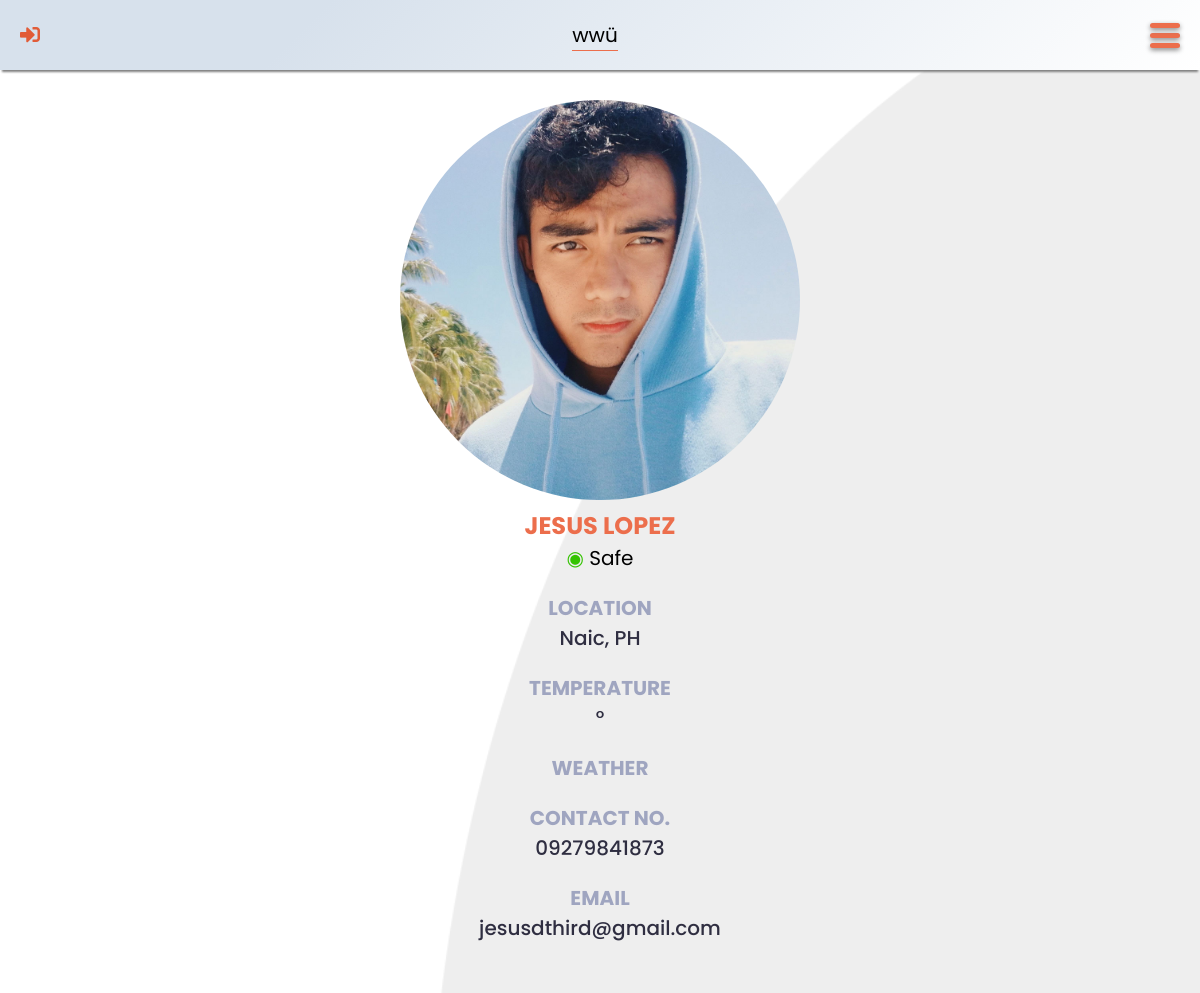
The page /friend.php?friend-id=2 on the database its author committed.
### tables this page shows
CREATE TABLE `user` (
	`user_id` INT UNSIGNED AUTO_INCREMENT PRIMARY KEY,
	`fname` VARCHAR(50) NOT NULL,
	`lname` VARCHAR(50) NOT NULL,
	`contact_no` CHAR(13) NOT NULL,
	`location` VARCHAR(50) NOT NULL,
	`email` VARCHAR(100) NOT NULL UNIQUE,
	`password` VARCHAR(255) NOT NULL,
	`profile_picture` CHAR(12) DEFAULT 'default.jpg' NOT NULL ,
	`status` ENUM('Safe', 'Moderately Affected', 'Severely Affected') DEFAULT 'Safe' NOT NULL
);

### src/header.php (called while the page is built, shortened)
<?php
	if (isset($_SESSION["account-verified"])) {
		$user_id = $_SESSION["account-verified"];
		require_once "config/config.php";
		require_once "lib/database-handler.php";
		require_once "models/User.php";
		$user = new User();
		$account = $user->getUser($user_id);
		$fname = $account->fname;
		$location = $account->location;
		$icon = "out";
		$logInLogOut = "src/sign-out.php";
	}
	else {
		$user_id = $location = "";
		$fname = "wwü";
		$icon = "in";
	}
?>

### lib/database-handler.php (called while the page is built, shortened)
<?php
class Database {
	private $host = DB_HOST;
	private $dbname = DB_NAME;
	private $charset = DB_CHARSET;
	private $user = DB_USER;
	private $password = DB_PASSWORD;
	private $dbh;
	private $stmt;
	public function __construct() {
		$dsn = "mysql:host=".$this->host.";charset=".$this->charset.";dbname=".$this->dbname;
		$options = array (
			PDO::ATTR_PERSISTENT => true,
			PDO::ATTR_ERRMODE => PDO::ERRMODE_EXCEPTION,
			PDO::ATTR_ORACLE_NULLS => PDO::NULL_NATURAL
		);
		try {
			$this->dbh = new PDO($dsn, $this->user, $this->password, $options);
		}
		catch (PDOException $e) {
			$this->error = $e->getMessage()." in ".$e->getFile()." on line ".$e->getLine();
			$this->terminate();
		}
	}
	public function query($query) {
		$this->stmt = $this->dbh->prepare($query);
	}
	public function bind($param, $value, $type = null) {
		if (is_null($type)) {
			switch (true) {
				default:
					$type = PDO::PARAM_STR;
			}
		}
		$this->stmt->bindValue($param, $value, $type);
	}
	public function execute($message = "", $redirect = "") {
		try {
			return $this->stmt->execute();
		}
		catch (PDOException $e) {
			$this->logFile = "../src/log.txt";
			$this->error = $e->getMessage()." in ".$e->getFile()." on line ".$e->getLine();
			$this->logError();
		}
		finally {
			if ($redirect !== "") {
				$this->confirmQuery($message, $redirect);
			}
		}
	}
	public function resultRecord() {
		$this->execute();
		return $this->stmt->fetch(PDO::FETCH_OBJ);
	}
}

### models/User.php (called while the page is built, shortened)
<?php
class User {
	protected $db;
	public function __construct() {
		$this->db = new Database();
	}
	public function getUser($id) {
		$this->db->query("SELECT * FROM `user` WHERE `user_id` = ?");
		$this->db->bind(1, $id);
		return $this->db->resultRecord();
	}
}

### friend.php (the view, shortened to what this page needs)
<?php
	require_once "src/header.php";
	if (isset($_GET["friend-id"])) {
		$friend_id = $_GET["friend-id"];
		require_once "lib/database-handler.php";
		require_once "models/User.php";
		$user = new User();
		$f = $user->getUser($friend_id);
	}
	else {
		echo "<script>alert('Sorry, something went wrong!');</script>";
		echo "<script>window.location.href = 'friends.php'</script>";
	}
?>
<!DOCTYPE html>
<html lang="en">
<head>
	<link rel="stylesheet" type="text/css" href="css/all.min.css" />
	<link rel="stylesheet" type="text/css" href="css/general.css" />
	<link rel="stylesheet" type="text/css" href="css/outer-navigation-menu.css" />
	<link rel="stylesheet" type="text/css" href="css/weather-status.css" />
	<link rel="stylesheet" type="text/css" href="css/friend.css" />
</head>
<body>
	<header>
		<a href="login.html" class="fas fa-sign-<?php echo $icon; ?>-alt"></a>
		<div class="data">
			<p id="fname" data-user-id="<?php echo $user_id; ?>"><?php echo $fname; ?></p>
			<p id="location"><?php echo $location; ?></p>
		</div>
		<label for="check-menu" class="menu-button"><div class="menu-lines"></div></label>
	</header>
	<main>
		<section id="friend">
			<img src="img/profile-pictures/<?php echo $f->profile_picture; ?>" alt="Profile Picture" />
			<h2><?php echo $f->fname." ".$f->lname; ?></h2>
			<div>
				<span class="status <?php echo str_replace(" ", "-", strtolower($f->status)); ?>">&#9673;</span>
				<?php echo $f->status; ?>
			</div>
			<div id="friend-data">
				<div class="item">
					<div class="label">Location</div>
					<div id="friend-location" class="value"><?php echo $f->location; ?></div>
				</div>
				<div class="item">
					<div class="label">Temperature</div>
					<div id="temperature" class="value"><span class="value"></span>&#176; <span class="unit"></span></div>
				</div>
				<div class="item">
					<div class="label">Weather</div>
				</div>
				<div class="item">
					<div class="label">Contact No.</div>
					<div class="value"><a href="tel:<?php echo $f->contact_no; ?>"><?php echo $f->contact_no; ?></a></div>
				</div>
				<div class="item">
					<div class="label">Email</div>
					<div class="value"><a href="mailto:<?php echo $f->email; ?>"><?php echo $f->email; ?></a></div>
				</div>
			</div>
		</section>
	</main>
</body>
</html>

### css/general.css (style rules this page uses)
:root { --cadet-blue: #9fa5c0; --charade: #2f2e41; --dark-orange: #e15c38; --green: #34c300; --gun-powder: #3f3f56; --light-gray: #d3d3d3; --orange: #ec6e4c; --red: #ff0000; --saffron: #f5d23b; --sandy-brown: #f2a65a; --tall-poppy: #b2272b; }
* { -webkit-tap-highlight-color: transparent; box-sizing: border-box; font-family: "Poppins", sans-serif; margin: 0; padding: 0; }
h2 { color: var(--orange); font-weight: 700; margin: 0 0 10px 0; text-align: center; text-transform: uppercase; }
body { padding: env(safe-area-inset-top, 0px) env(safe-area-inset-right, 0px) env(safe-area-inset-bottom, 0px) env(safe-area-inset-left, 0px); font-size: 20px; }

### css/outer-navigation-menu.css (style rules this page uses)
header { align-items: center; background-image: linear-gradient(315deg, #ffffff 0%, #d7e1ec 74%); box-shadow: 0 4px 2px -2px gray; display: flex; height: 70px; justify-content: space-between; padding: 20px; position: fixed; top: 0; width: 100%; z-index: 20; }
header a { text-decoration: none; }
header .fas { color: var(--dark-orange); font-size: 20px; }
header .data p { margin: 0; text-align: center; }
#location { border-top: 1px solid var(--orange); color: var(--charade); font-family: "Baloo 2", sans-serif; font-size: 28px; font-weight: 700; line-height: 30px; margin-top: 2px; margin: 0; text-transform: uppercase; }
.menu-lines, .menu-lines::before, .menu-lines::after { background-color: var(--orange); border-radius: 5px; box-shadow: 0 2px 5px gray; height: 5px; transition: all 0.5s ease-in-out; width: 30px; }
.menu-lines::before, .menu-lines::after { content: ""; display: block; position: absolute; }
.menu-lines::before { transform: translateY(-10px); }
.menu-lines::after { transform: translateY(10px); }
section { padding: 100px 50px; }

### css/weather-status.css (style rules this page uses)
.safe { color: var(--green); }

### css/friend.css (style rules this page uses)
main { background-image: url("../img/light-gray-background.png"); background-position: center center; background-repeat: no-repeat; background-size: cover; }
section { padding: 100px 50px 50px 50px; }
#friend { text-align: center; }
#friend img { border-radius: 50%; width: 100%; }
h2 { margin-bottom: 0; }
#friend-data { text-align: left; }
div.label { color: var(--cadet-blue); font-weight: bold; margin-top: 20px; text-transform: uppercase; }
div.value { color: var(--charade); font-weight: 500; }
a { color: inherit; text-decoration: none; }
@media screen and (min-width: 550px) { #friend img { height: 50vh; width: auto; } }
@media screen and (min-width: 550px) { #friend h2 { font-size: 1.2em; } }
@media screen and (min-width: 550px) { #friend-data { text-align: center; } }

### rows shown on the page
user: profile_picture (picture), fname "JESUS", lname "LOPEZ", status "Safe", location "Naic, PH", contact_no "09279841873", email "jesusdthird@gmail.com"

### other values the page prints
$fname "wwü"
